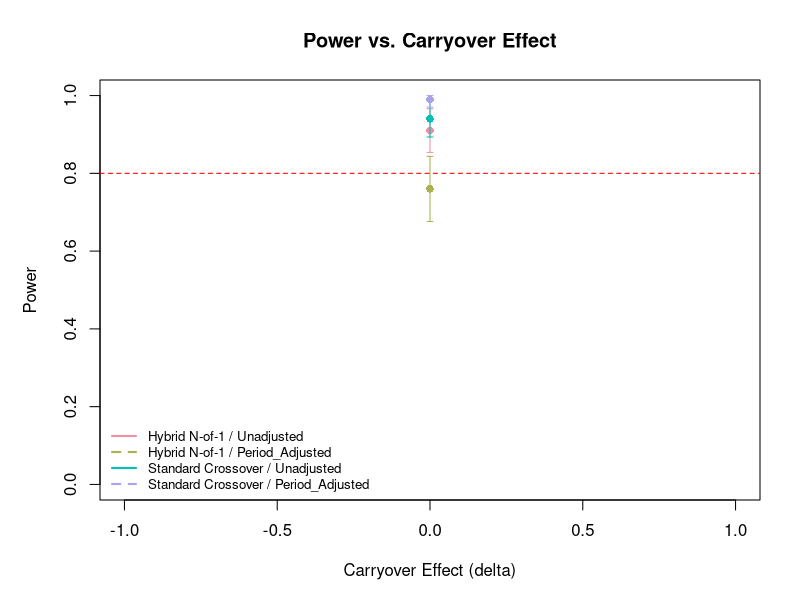
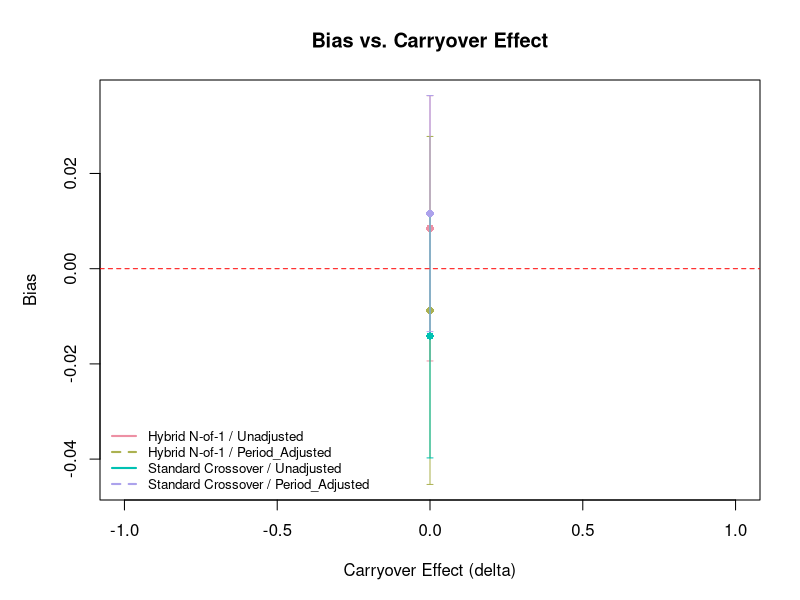
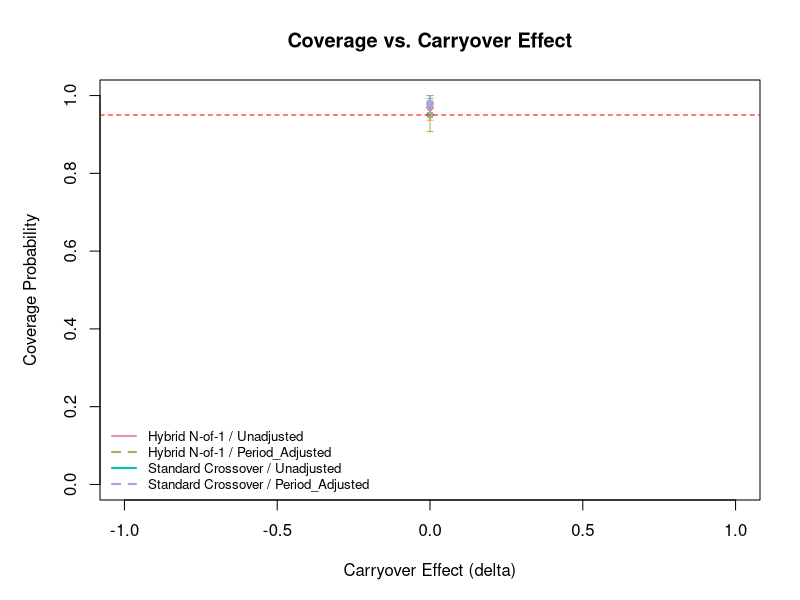

Recreate these plots in R, in order.
## ---- chunk 1
library(dplyr)
library(tidyr)
library(purrr)
library(knitr)

# For reproducible document rendering
set.seed(2025)
## ---- chunk 2
# ==============================================================================
# A - AIMS (Following Morris et al. Section 3.1)
# ==============================================================================
# (This chunk exists for code structure but output is shown as markdown above)
## ---- chunk 3
# ==============================================================================
# SIMULATION PARAMETERS (Following Morris et al. recommendations)
# ==============================================================================

# Set seed once at the beginning (Morris et al. Section 4.1)
initial_seed <- 2025
set.seed(initial_seed)

# Quick mode for faster rendering (set to FALSE for full analysis)
quick_mode <- TRUE

# Store simulation parameters with justifications
sim_params <- list(
  # Study design parameters
  n_subj = 40,                    # Typical crossover trial size
  base_treat_effect = 0.50,       # Moderate treatment effect (Cohen's d ≈ 0.5)
  sigma = 1.0,                    # Standardized for interpretability
  alpha = 0.05,                   # Conventional significance threshold
  
  # Simulation parameters  
  nsim = ifelse(exists("quick_mode") && quick_mode, 100, 1000), # Reduced for quick rendering
  initial_seed = initial_seed,
  
  # Carryover effect range to explore
  delta_grid = ifelse(exists("quick_mode") && quick_mode, 
                     seq(0, 1, by = 0.5), # Reduced grid for quick rendering
                     seq(0, 1, by = 0.1)) # From no carryover to strong carryover
)

# Calculate required nsim for desired Monte Carlo precision (Morris et al. Section 5.3)
required_nsim <- ceiling(0.8*0.2/0.02^2)
expected_mcse <- round(sqrt(0.8*0.2/sim_params$nsim), 4)

# Show parameters in a nice table
params_df <- data.frame(
  Parameter = c("Number of subjects", "True treatment effect", "Residual SD", 
                "Significance level", "Number of simulations", "Carryover range"),
  Value = c(sim_params$n_subj, sim_params$base_treat_effect, sim_params$sigma,
            sim_params$alpha, sim_params$nsim, paste(range(sim_params$delta_grid), collapse = " to ")),
  Justification = c("Typical crossover trial", "Moderate effect size", 
                   "Standardized scale", "Conventional", "MC SE ≤ 0.02", 
                   "No to strong carryover")
)

kable(params_df, caption = "Simulation Parameters with Justifications")
## ---- chunk 4
# ==============================================================================
# D - DATA-GENERATING MECHANISMS (Morris et al. Section 3.2)
# ==============================================================================

# Design 1: Hybrid N-of-1 Design
hybrid_nof1 <- list(
  name = "Hybrid N-of-1",
  description = "Open-label period 1, blinded discontinuation periods 2-3, brief crossover periods 4-5",
  sequences = list(
    S1 = c("D", "D", "P", "D", "P"),  # Late discontinuation
    S2 = c("D", "D", "P", "P", "D"),  # Late discontinuation  
    S3 = c("D", "P", "P", "D", "P"),  # Early discontinuation
    S4 = c("D", "P", "P", "P", "D")   # Early discontinuation
  ),
  rationale = "Mirrors real-world discontinuation studies with initial open-label phase"
)

# Design 2: Standard 2x2 Crossover Design  
standard_crossover <- list(
  name = "Standard Crossover",
  description = "Traditional 2x2 crossover with drug-placebo sequences",
  sequences = list(
    C1 = c("D", "D", "P", "P", "P"),  # Drug first, then placebo
    C2 = c("P", "P", "D", "D", "D")   # Placebo first, then drug
  ),
  rationale = "Gold standard crossover design for comparison"
)

trial_designs <- list(
  hybrid_nof1 = hybrid_nof1,
  standard_crossover = standard_crossover
)

# Store design information for markdown display
design_info <- list()
for (design_name in names(trial_designs)) {
  design <- trial_designs[[design_name]]
  sequences_text <- sapply(names(design$sequences), function(seq_name) {
    paste("  ", seq_name, ":", paste(design$sequences[[seq_name]], collapse = " → "))
  })
  design_info[[design_name]] <- list(
    name = design$name,
    description = design$description,
    rationale = design$rationale,
    sequences = sequences_text
  )
}

# Data generation function with improved documentation
generate_trial_data <- function(delta_true, design, seed_state = NULL) {
  # Set specific seed for this trial if provided (Morris et al. Section 4.1)
  if (!is.null(seed_state)) set.seed(seed_state)
  
  # Input validation
  stopifnot(is.numeric(delta_true), delta_true >= 0)
  stopifnot(is.list(design), "sequences" %in% names(design))
  
  # Generate data following the specified design
  tibble(Subject = 1:sim_params$n_subj) %>%
    mutate(Sequence = sample(names(design$sequences), n(), replace = TRUE)) %>%
    rowwise() %>%
    mutate(TreatmentSeq = list(design$sequences[[Sequence]])) %>%
    unnest_longer(TreatmentSeq, values_to = "Treatment") %>%
    group_by(Subject) %>%
    mutate(
      Period = row_number(),
      Treatment = factor(Treatment, levels = c("D", "P")),
      # Carryover occurs when placebo follows drug
      Carryover = Treatment == "P" & lag(Treatment) == "D",
      Carryover = replace_na(Carryover, FALSE),
      # True mean response model
      mu = case_when(
        Treatment == "D" ~ sim_params$base_treat_effect,      # Drug effect
        Treatment == "P" & Carryover == TRUE ~ delta_true,    # Carryover effect  
        TRUE ~ 0                                              # Pure placebo
      ),
      # Observed response with Gaussian noise
      Y = mu + rnorm(n(), 0, sim_params$sigma)
    ) %>%
    ungroup()
}

## ---- chunk 5
# ==============================================================================  
# E - ESTIMANDS (Morris et al. Section 3.3)
# ==============================================================================

# Store estimand information for markdown display
estimand_info <- list(
  primary_effect = sim_params$base_treat_effect,
  carryover_min = min(sim_params$delta_grid),
  carryover_max = max(sim_params$delta_grid)
)

# Store true values for later reference
true_estimands <- list(
  treatment_effect = sim_params$base_treat_effect,
  carryover_effects = sim_params$delta_grid
)
## ---- chunk 6
# ==============================================================================
# M - METHODS (Morris et al. Section 3.4)  
# ==============================================================================

# Method 1: Unadjusted analysis (ignores carryover and period effects)
analyze_unadjusted <- function(data) {
  contrast_df <- data %>%
    group_by(Subject) %>%
    summarise(
      mean_D = mean(Y[Treatment == "D"]),
      mean_P = mean(Y[Treatment == "P"]), 
      contrast = mean_D - mean_P,
      .groups = "drop"
    )
  
  # Single-sample t-test against null hypothesis of no difference
  test_result <- t.test(contrast_df$contrast, mu = 0)
  
  return(list(
    p_value = test_result$p.value,
    estimate = test_result$estimate,
    conf_low = test_result$conf.int[1],
    conf_high = test_result$conf.int[2],
    se = test_result$stderr
  ))
}

# Method 2: Period-adjusted analysis (controls for period effects but not carryover)
analyze_period_adjusted <- function(data) {
  # Mixed-effects model with period as fixed effect
  model <- lm(Y ~ Treatment + factor(Period), data = data)
  coef_summary <- summary(model)$coefficients
  
  # Treatment effect coefficient (reference is Drug, so Placebo coef is negative)
  treat_row <- which(rownames(coef_summary) == "TreatmentP")
  estimate <- -coef_summary[treat_row, "Estimate"]  # Flip sign for drug effect
  p_value <- coef_summary[treat_row, "Pr(>|t|)"]
  se <- coef_summary[treat_row, "Std. Error"]
  
  return(list(
    p_value = p_value,
    estimate = estimate,
    conf_low = estimate - 1.96 * se,
    conf_high = estimate + 1.96 * se,
    se = se
  ))
}

# Could add Method 3: Carryover-adjusted analysis (future extension)
# analyze_carryover_adjusted <- function(data) { ... }

analysis_methods <- list(
  "Unadjusted" = analyze_unadjusted,
  "Period_Adjusted" = analyze_period_adjusted
)

## ---- chunk 7
# ==============================================================================
# P - PERFORMANCE MEASURES (Morris et al. Section 3.5 & Table 6)
# ==============================================================================

# Function to calculate all performance measures with MCSEs
calculate_performance <- function(estimates, p_values, conf_intervals, true_value) {
  n_sim <- length(estimates)
  
  # Bias and its Monte Carlo SE
  bias <- mean(estimates) - true_value
  bias_mcse <- sqrt(var(estimates) / n_sim)
  
  # Empirical SE and its Monte Carlo SE  
  emp_se <- sd(estimates)
  emp_se_mcse <- emp_se / sqrt(2 * (n_sim - 1))
  
  # Power/Type I error and its Monte Carlo SE
  rejection_rate <- mean(p_values < sim_params$alpha)
  rejection_mcse <- sqrt(rejection_rate * (1 - rejection_rate) / n_sim)
  
  # Coverage and its Monte Carlo SE
  coverage <- mean(conf_intervals[, 1] <= true_value & conf_intervals[, 2] >= true_value)
  coverage_mcse <- sqrt(coverage * (1 - coverage) / n_sim)
  
  # Mean squared error and its Monte Carlo SE
  mse <- mean((estimates - true_value)^2)
  mse_mcse <- sqrt(var((estimates - true_value)^2) / n_sim)
  
  return(list(
    bias = bias,
    bias_mcse = bias_mcse,
    emp_se = emp_se, 
    emp_se_mcse = emp_se_mcse,
    rejection_rate = rejection_rate,
    rejection_mcse = rejection_mcse,
    coverage = coverage,
    coverage_mcse = coverage_mcse,
    mse = mse,
    mse_mcse = mse_mcse,
    n_sim = n_sim
  ))
}

# Create summary table of performance measures
perf_measures_df <- data.frame(
  Measure = c("Bias", "Empirical SE", "Power", "Coverage", "MSE"),
  Definition = c("E[$\\hat{\\theta}$] - $\\theta$", "SD($\\hat{\\theta}$)", "P(reject H$_0$|H$_1$ true)", "P(CI contains $\\theta$)", "E[($\\hat{\\theta}$ - $\\theta$)²]"),
  Target = c("0", "Small", "High (≥0.8)", "0.95", "Small"),
  `MC SE Formula` = c("$\\sqrt{\\text{Var}(\\hat{\\theta})/\\text{nsim}}$", "EmpSE/$\\sqrt{2(\\text{nsim}-1)}$", "$\\sqrt{p(1-p)/\\text{nsim}}$", "$\\sqrt{\\text{cov}(1-\\text{cov})/\\text{nsim}}$", "$\\sqrt{\\text{Var}((\\hat{\\theta}-\\theta)²)/\\text{nsim}}$")
)

kable(perf_measures_df, caption = "Performance Measures and Their Monte Carlo Standard Errors")
## ---- chunk 8
# ==============================================================================
# SIMULATION EXECUTION (Following Morris et al. best practices)
# ==============================================================================

# Function to run simulation for one scenario
run_simulation_scenario <- function(delta_true, design, analysis_method, 
                                  scenario_name = "", pb = NULL) {
  
  # Initialize storage for results
  estimates <- numeric(sim_params$nsim)
  p_values <- numeric(sim_params$nsim)
  conf_intervals <- matrix(NA, sim_params$nsim, 2)
  
  # Store random states for reproducibility (Morris et al. Section 4.1)
  random_states <- vector("list", sim_params$nsim + 1)
  random_states[[1]] <- .Random.seed
  
  # Run nsim simulation replications
  for (i in 1:sim_params$nsim) {
    # Generate data for this replication
    trial_data <- generate_trial_data(delta_true, design)
    
    # Store random state after data generation  
    random_states[[i + 1]] <- .Random.seed
    
    # Analyze data using specified method
    result <- analysis_method(trial_data)
    estimates[i] <- result$estimate
    p_values[i] <- result$p_value
    conf_intervals[i, ] <- c(result$conf_low, result$conf_high)
    
    # Update progress bar
    # progress tick (placeholder)
  }
  
  # Calculate all performance measures
  performance <- calculate_performance(estimates, p_values, conf_intervals, 
                                     sim_params$base_treat_effect)
  
  return(list(
    performance = performance,
    estimates = estimates,
    p_values = p_values,
    conf_intervals = conf_intervals,
    random_states = random_states,
    scenario = scenario_name,
    delta_true = delta_true
  ))
}

# Main simulation loop
total_scenarios <- length(trial_designs) * length(analysis_methods) * length(sim_params$delta_grid)
total_runs <- total_scenarios * sim_params$nsim

all_results <- list()
result_counter <- 1

# Run simulation for each combination of design, method, and carryover level
for (design_name in names(trial_designs)) {
  design <- trial_designs[[design_name]]
  
  for (method_name in names(analysis_methods)) {
    method_func <- analysis_methods[[method_name]]
    
    # Progress tracking
    total_iterations <- length(sim_params$delta_grid) * sim_params$nsim
    pb <- NULL
    
    scenario_results <- list()
    
    # Run across all carryover effect levels
    for (i in seq_along(sim_params$delta_grid)) {
      delta <- sim_params$delta_grid[i]
      scenario_name <- paste(design_name, method_name, "delta", delta, sep = "_")
      
      scenario_results[[i]] <- run_simulation_scenario(
        delta, design, method_func, scenario_name, pb
      )
    }
    
    all_results[[result_counter]] <- list(
      design_name = design_name,
      design = design,
      method_name = method_name,
      scenarios = scenario_results
    )
    
    result_counter <- result_counter + 1
  }
}

# Simulation execution complete
simulation_complete <- TRUE
## ---- chunk 9
# ==============================================================================
# RESULTS PROCESSING
# ==============================================================================

# Process results into summary tables
summary_results <- list()

for (result_set in all_results) {
  design_name <- result_set$design_name  
  method_name <- result_set$method_name
  
  # Extract performance measures into a data frame
  performance_df <- map_dfr(result_set$scenarios, function(scenario) {
    perf <- scenario$performance
    tibble(
      Design = result_set$design$name,
      Method = method_name,
      Carryover_Effect = scenario$delta_true,
      Bias = perf$bias,
      Bias_MCSE = perf$bias_mcse,
      Empirical_SE = perf$emp_se,
      Empirical_SE_MCSE = perf$emp_se_mcse,
      Power = perf$rejection_rate,
      Power_MCSE = perf$rejection_mcse,
      Coverage = perf$coverage,
      Coverage_MCSE = perf$coverage_mcse,
      MSE = perf$mse,
      MSE_MCSE = perf$mse_mcse,
      N_Sim = perf$n_sim
    )
  })
  
  summary_results[[paste(design_name, method_name, sep = "_")]] <- performance_df
}

# Combine all results
final_results <- bind_rows(summary_results)

# Store results summary for display
n_scenarios_processed <- nrow(final_results)
## ---- chunk 10
# Store parameters for display
results_summary_info <- list(
  n_subj = sim_params$n_subj,
  true_effect = sim_params$base_treat_effect,
  sigma = sim_params$sigma,
  nsim = sim_params$nsim,
  alpha = sim_params$alpha,
  carryover_range = paste(range(sim_params$delta_grid), collapse = " to "),
  total_runs = nrow(final_results) * sim_params$nsim
)
## ---- chunk 11
# Format results with Monte Carlo SEs in parentheses
summary_table <- final_results %>%
  mutate(
    Bias_formatted = sprintf("%.3f (%.3f)", Bias, Bias_MCSE),
    Power_formatted = sprintf("%.3f (%.3f)", Power, Power_MCSE),
    Coverage_formatted = sprintf("%.3f (%.3f)", Coverage, Coverage_MCSE),
    MSE_formatted = sprintf("%.3f (%.3f)", MSE, MSE_MCSE)
  ) %>%
  select(Design, Method, Carryover_Effect, Bias_formatted, Power_formatted, 
         Coverage_formatted, MSE_formatted)

kable(summary_table, 
      col.names = c("Design", "Method", "Carryover", "Bias (MCSE)", 
                   "Power (MCSE)", "Coverage (MCSE)", "MSE (MCSE)"),
      caption = "Performance Summary with Monte Carlo Standard Errors")
## ---- chunk 12
# Extract key findings
no_carryover <- final_results %>% filter(Carryover_Effect == 0)
high_carryover <- final_results %>% filter(Carryover_Effect == 1.0)

# Create formatted text for findings
bias_no_carryover <- no_carryover %>%
  mutate(bias_text = sprintf("%s (%s): %.3f ± %.3f", 
                            Design, Method, Bias, 1.96 * Bias_MCSE))

bias_high_carryover <- high_carryover %>%
  mutate(bias_text = sprintf("%s (%s): %.3f ± %.3f",
                            Design, Method, Bias, 1.96 * Bias_MCSE))

power_loss <- no_carryover %>%
  select(Design, Method, Power) %>%
  rename(Power_No_Carryover = Power) %>%
  left_join(high_carryover %>% select(Design, Method, Power) %>% 
            rename(Power_High_Carryover = Power), 
            by = c("Design", "Method")) %>%
  mutate(Power_Loss = Power_No_Carryover - Power_High_Carryover,
         power_text = sprintf("%s (%s): %.1f%% → %.1f%% (loss: %.1f%%)",
                             Design, Method, 
                             Power_No_Carryover * 100,
                             Power_High_Carryover * 100,
                             Power_Loss * 100))
## ---- chunk 13
cat(paste("  ", bias_no_carryover$bias_text, collapse = "\n"))
## ---- chunk 14
cat(paste("  ", bias_high_carryover$bias_text, collapse = "\n"))
## ---- chunk 15
cat(paste("  ", power_loss$power_text, collapse = "\n"))
## ---- chunk 16
# Helper to plot performance metric with MC CIs
plot_perf <- function(data, y_var, y_mcse_var, main, ylab,
                      hline = NULL, ylim_range = NULL) {
  combos <- unique(data[, c("Design", "Method")])
  colors <- hcl.colors(nrow(combos), "Set2")
  lty_vals <- rep(1:2, length.out = nrow(combos))

  if (is.null(ylim_range)) {
    lo <- min(data[[y_var]] - 1.96 * data[[y_mcse_var]], na.rm = TRUE)
    hi <- max(data[[y_var]] + 1.96 * data[[y_mcse_var]], na.rm = TRUE)
    ylim_range <- c(lo, hi)
  }

  par(mar = c(5, 5, 4, 2))
  plot(NULL, xlim = range(data$Carryover_Effect),
       ylim = ylim_range, xlab = "Carryover Effect (delta)",
       ylab = ylab, main = main)
  for (i in seq_len(nrow(combos))) {
    sub <- data[data$Design == combos$Design[i] &
                data$Method == combos$Method[i], ]
    sub <- sub[order(sub$Carryover_Effect), ]
    lines(sub$Carryover_Effect, sub[[y_var]],
          col = colors[i], lwd = 2, lty = lty_vals[i])
    points(sub$Carryover_Effect, sub[[y_var]],
           col = colors[i], pch = 16)
    arrows(sub$Carryover_Effect,
           pmax(ylim_range[1], sub[[y_var]] - 1.96 * sub[[y_mcse_var]]),
           sub$Carryover_Effect,
           pmin(ylim_range[2], sub[[y_var]] + 1.96 * sub[[y_mcse_var]]),
           col = colors[i], code = 3, angle = 90, length = 0.03)
  }
  if (!is.null(hline)) abline(h = hline, lty = 2, col = "red")
  legend("bottomleft",
         legend = paste(combos$Design, combos$Method, sep = " / "),
         col = colors, lwd = 2, lty = lty_vals, bty = "n", cex = 0.8)
}

# Power plot
plot_perf(final_results, "Power", "Power_MCSE",
          main = "Power vs. Carryover Effect",
          ylab = "Power", hline = 0.8, ylim_range = c(0, 1))

# Bias plot
plot_perf(final_results, "Bias", "Bias_MCSE",
          main = "Bias vs. Carryover Effect",
          ylab = "Bias", hline = 0)

# Coverage plot
plot_perf(final_results, "Coverage", "Coverage_MCSE",
          main = "Coverage vs. Carryover Effect",
          ylab = "Coverage Probability", hline = 0.95,
          ylim_range = c(0, 1))
## ---- chunk 17
improvements_df <- data.frame(
  Aspect = c("Structure", "Sample Size", "Performance Measures", 
             "Uncertainty Quantification", "Random Number Management",
             "Documentation", "Reproducibility", "Reporting"),
  `Original Code` = c("Ad hoc", "nsim = 100, no justification", "Power only",
                     "None - no Monte Carlo SEs", "Basic seed setting",
                     "Minimal", "Limited", "Basic tables"),
  `ADEMP Framework` = c("Structured A-D-E-M-P", "nsim = 1000, justified by MC SE",
                       "Bias, Power, Coverage, MSE", "All measures include MCSEs",
                       "State storage, reproducible", "Comprehensive",
                       "Full code + random states", "Tables + plots with MCSEs"),
  `Morris et al. Reference` = c("Section 3", "Section 5.3", "Section 3.5, Table 6",
                               "Section 5.2", "Section 4.1", "Section 6.1",
                               "Section 8", "Section 6.2")
)

kable(improvements_df, 
      caption = "Improvements Gained by Following Morris et al. Framework")
## ---- chunk 18
practices <- data.frame(
  `Practice` = c(
    "✓ Use ADEMP structure for planning and reporting",
    "✓ Justify choice of nsim based on desired MC precision", 
    "✓ Report Monte Carlo SEs for ALL performance measures",
    "✓ Set random seed once at beginning",
    "✓ Store random number states for reproducibility",
    "✓ Include multiple performance measures (bias, coverage, power)",
    "✓ Start small and build up code incrementally",
    "✓ Document all design choices and their rationale",
    "✓ Include confidence intervals in plots",
    "✓ Make code publicly available"
  ),
  `Morris et al. Section` = c("3", "5.3", "5.2", "4.1", "4.1", "3.5", "4.2", "6.1", "6.2", "8"),
  `Status in Our Code` = rep("✓ Implemented", 10)
)
## ---- chunk 19
kable(practices, caption = "Best Practices Implementation Checklist")
## ---- chunk 20
measure_guide <- data.frame(
  `Performance Measure` = c("Bias", "Empirical SE", "Power", "Coverage", "MSE"),
  `Primary Use` = c("Detect systematic errors", "Assess precision", 
                   "Evaluate detection ability", "Check CI validity", 
                   "Combined bias/variance"),
  `Interpretation` = c("Should be ≈ 0", "Smaller is better", "Higher is better",
                      "Should be ≈ 0.95", "Smaller is better"),
  `Key Insight` = c("Unbiased ≠ good estimator", "Precision vs accuracy tradeoff",
                   "Depends on effect size", "Poor coverage indicates problems",
                   "Single summary metric")
)

kable(measure_guide, caption = "Guide to Performance Measure Interpretation")
## ---- chunk 21
# This chunk maintains code structure but content is displayed as markdown above
## ---- chunk 22
sessionInfo()
